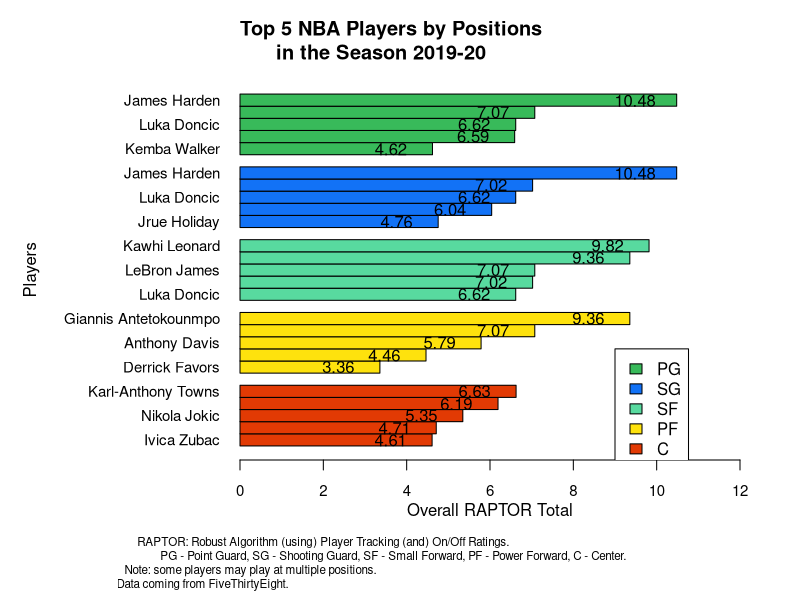

Recreate this plot in R.
######################################################################
# GEOM90007 Information Visualisation Assignment 1                   #
# Author: Yichao Xu                                                  #
# ID: 1045184                                                        #
# Data From:                                                         #     
# (1) https://github.com/fivethirtyeight/data/tree/master/nba-raptor #
# (2) https://projects.fivethirtyeight.com/2020-nba-player-ratings/  #
######################################################################

# Reading data
data <- read.csv("latest_RAPTOR_by_player.csv", header=TRUE)
player <- read.csv("player_data.csv", header=TRUE)

# Merging two dataframe
data <- merge(x=data, y=player, by.x="player_name", by.y="PLAYER", all=TRUE)

# Filtering data by Minutes Played (must > 1000 mins)
data <- subset(data,mp >= 1000)

# Dropping unnecessary data
data <- data[,c('player_name', 'raptor_total', 'TEAM', 'POSITION.S.')]

# Filtering top 5 players by their positions
poscol <- data$POSITION.S.
posname <- c("PG","SG","SF","PF","C")
topnum <- 5
topplayer <- data[0,]
for(i in 1:5){
  rightpos <- poscol %in% grep(posname[i], poscol, value = TRUE)
  filterdata <- subset(data, rightpos)
  filterdata <- filterdata[order(-filterdata$raptor_total),]
  filterdata <- filterdata[1:topnum,]
  for(j in 1:topnum){
    filterdata[j,'POSITION.S.'] <- posname[i]
  }
  topplayer <- rbind(topplayer,filterdata)
}

# Adjusting data for drawing
rownames(topplayer) <- NULL
topplayer <- topplayer[nrow(topplayer):1,]

# Setting bar space and color
colorname <- c('#E23A04', '#FEE20D', '#58DA9F', '#1272F6', '#38BA5A')
currentcol <- 1
barspace <- c(0)
barcolor <- colorname[currentcol]
for(i in 2:nrow(topplayer)){
  if((i-1)%%topnum==0){
    barspace[i] <- 1
    currentcol <- currentcol + 1
    barcolor[i] <- colorname[currentcol]
  }else{
    barspace[i] <- 0
    barcolor[i] <- colorname[currentcol]
  }
}

# Plotting bar chart and save it locally
pdf(file="NBA_Players.pdf")
par(mar=c(7,12,4,3),cex.axis=0.9)
bp <- barplot(topplayer$raptor_total, 
        beside=TRUE, las=1, horiz=TRUE, names=topplayer$player_name,
        xlim=c(0,12),space=barspace, col=barcolor)

# Setting legend and titles
legend(9,8, legend = posname, fill = rev(colorname))
title("Top 5 NBA Players by Positions\n      in the Season 2019-20", adj=0)
title(xlab="Overall RAPTOR Total",mgp=c(2,1,0))
title(ylab="Players",mgp=c(10,1,0))
text(topplayer$raptor_total-1, bp, labels = round(topplayer$raptor_total,digits = 2))

# Adding notes 
mtext('RAPTOR: Robust Algorithm (using) Player Tracking (and) On/Off Ratings.', side=1, line=3.5, at=2, cex=0.7)
mtext('PG - Point Guard, SG - Shooting Guard, SF - Small Forward, PF - Power Forward, C - Center.', side=1, line=4.2, at=3.68, cex=0.7)
mtext('Note: some players may play at multiple positions.', side=1, line=4.9, at=0.25, cex=0.7)
mtext('Data coming from FiveThirtyEight.', side=1, line=5.6, at=-0.9, cex=0.7)
dev.off()


